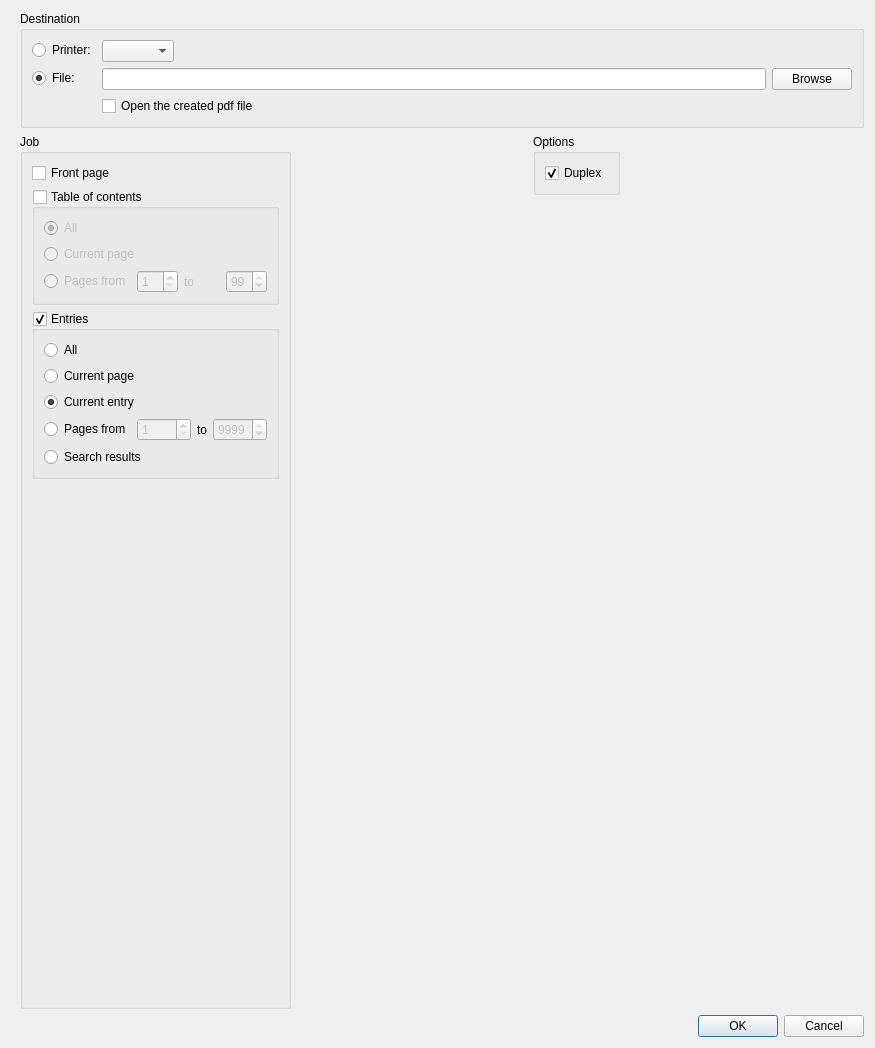
<?xml version="1.0" encoding="UTF-8"?>
<ui version="4.0">
 <class>printDialog</class>
 <widget class="QDialog" name="printDialog">
  <property name="geometry">
   <rect>
    <x>0</x>
    <y>0</y>
    <width>875</width>
    <height>1048</height>
   </rect>
  </property>
  <property name="windowTitle">
   <string>Print notebook</string>
  </property>
  <layout class="QVBoxLayout" name="verticalLayout_7">
   <item>
    <widget class="QWidget" name="widget_4" native="true">
     <layout class="QHBoxLayout" name="horizontalLayout_5">
      <property name="spacing">
       <number>20</number>
      </property>
      <property name="topMargin">
       <number>0</number>
      </property>
      <property name="rightMargin">
       <number>0</number>
      </property>
      <property name="bottomMargin">
       <number>0</number>
      </property>
      <item>
       <widget class="QGroupBox" name="groupBox">
        <property name="title">
         <string>Destination</string>
        </property>
        <layout class="QFormLayout" name="formLayout">
         <property name="sizeConstraint">
          <enum>QLayout::SetDefaultConstraint</enum>
         </property>
         <property name="fieldGrowthPolicy">
          <enum>QFormLayout::AllNonFixedFieldsGrow</enum>
         </property>
         <item row="0" column="1">
          <widget class="QWidget" name="widget_3" native="true">
           <layout class="QHBoxLayout" name="horizontalLayout_3">
            <property name="leftMargin">
             <number>0</number>
            </property>
            <property name="topMargin">
             <number>0</number>
            </property>
            <property name="rightMargin">
             <number>0</number>
            </property>
            <property name="bottomMargin">
             <number>0</number>
            </property>
            <item>
             <widget class="QWidget" name="widget" native="true">
              <layout class="QHBoxLayout" name="horizontalLayout">
               <property name="leftMargin">
                <number>0</number>
               </property>
               <property name="topMargin">
                <number>0</number>
               </property>
               <property name="rightMargin">
                <number>0</number>
               </property>
               <property name="bottomMargin">
                <number>0</number>
               </property>
               <item>
                <widget class="QComboBox" name="pPrinterName"/>
               </item>
               <item>
                <spacer name="horizontalSpacer_3">
                 <property name="orientation">
                  <enum>Qt::Horizontal</enum>
                 </property>
                 <property name="sizeHint" stdset="0">
                  <size>
                   <width>40</width>
                   <height>20</height>
                  </size>
                 </property>
                </spacer>
               </item>
              </layout>
             </widget>
            </item>
           </layout>
          </widget>
         </item>
         <item row="1" column="1">
          <widget class="QWidget" name="widget_2" native="true">
           <layout class="QHBoxLayout" name="horizontalLayout_2">
            <property name="leftMargin">
             <number>0</number>
            </property>
            <property name="topMargin">
             <number>0</number>
            </property>
            <property name="rightMargin">
             <number>0</number>
            </property>
            <property name="bottomMargin">
             <number>0</number>
            </property>
            <item>
             <widget class="QLineEdit" name="pFileName"/>
            </item>
            <item>
             <widget class="QPushButton" name="pBrowse">
              <property name="sizePolicy">
               <sizepolicy hsizetype="Preferred" vsizetype="Preferred">
                <horstretch>0</horstretch>
                <verstretch>0</verstretch>
               </sizepolicy>
              </property>
              <property name="maximumSize">
               <size>
                <width>16777215</width>
                <height>16777215</height>
               </size>
              </property>
              <property name="text">
               <string>Browse</string>
              </property>
             </widget>
            </item>
           </layout>
          </widget>
         </item>
         <item row="0" column="0">
          <widget class="QRadioButton" name="pPrinter">
           <property name="text">
            <string>Printer:</string>
           </property>
          </widget>
         </item>
         <item row="1" column="0">
          <widget class="QRadioButton" name="pFile">
           <property name="text">
            <string>File:</string>
           </property>
           <property name="checked">
            <bool>true</bool>
           </property>
          </widget>
         </item>
         <item row="2" column="1">
          <widget class="QCheckBox" name="pOpenPDF">
           <property name="text">
            <string>Open the created pdf file</string>
           </property>
           <property name="checked">
            <bool>false</bool>
           </property>
          </widget>
         </item>
        </layout>
       </widget>
      </item>
     </layout>
    </widget>
   </item>
   <item>
    <widget class="QWidget" name="widget_6" native="true">
     <layout class="QHBoxLayout" name="horizontalLayout_6">
      <property name="topMargin">
       <number>0</number>
      </property>
      <property name="rightMargin">
       <number>0</number>
      </property>
      <property name="bottomMargin">
       <number>0</number>
      </property>
      <item>
       <widget class="QGroupBox" name="groupBox_2">
        <property name="title">
         <string>Job</string>
        </property>
        <layout class="QVBoxLayout" name="verticalLayout">
         <property name="bottomMargin">
          <number>0</number>
         </property>
         <item>
          <widget class="QCheckBox" name="rFrontPage">
           <property name="font">
            <font>
             <weight>50</weight>
             <bold>false</bold>
            </font>
           </property>
           <property name="text">
            <string>Front page</string>
           </property>
          </widget>
         </item>
         <item>
          <widget class="QGroupBox" name="rTOC">
           <property name="title">
            <string>Table of contents</string>
           </property>
           <property name="flat">
            <bool>false</bool>
           </property>
           <property name="checkable">
            <bool>true</bool>
           </property>
           <property name="checked">
            <bool>false</bool>
           </property>
           <layout class="QVBoxLayout" name="verticalLayout_2">
            <item>
             <widget class="QRadioButton" name="rtAll">
              <property name="text">
               <string>All</string>
              </property>
              <property name="checked">
               <bool>true</bool>
              </property>
             </widget>
            </item>
            <item>
             <widget class="QRadioButton" name="rtCurrent">
              <property name="text">
               <string>Current page</string>
              </property>
             </widget>
            </item>
            <item>
             <layout class="QHBoxLayout" name="horizontalLayout_4">
              <item>
               <widget class="QRadioButton" name="rtRange">
                <property name="text">
                 <string>Pages from</string>
                </property>
               </widget>
              </item>
              <item>
               <widget class="QSpinBox" name="rtrFrom">
                <property name="enabled">
                 <bool>false</bool>
                </property>
                <property name="minimum">
                 <number>1</number>
                </property>
               </widget>
              </item>
              <item>
               <widget class="QLabel" name="label">
                <property name="text">
                 <string>to</string>
                </property>
               </widget>
              </item>
              <item>
               <widget class="QSpinBox" name="rtrTo">
                <property name="enabled">
                 <bool>false</bool>
                </property>
                <property name="minimum">
                 <number>1</number>
                </property>
                <property name="value">
                 <number>99</number>
                </property>
               </widget>
              </item>
             </layout>
            </item>
           </layout>
          </widget>
         </item>
         <item>
          <widget class="QGroupBox" name="rEntries">
           <property name="title">
            <string>Entries</string>
           </property>
           <property name="checkable">
            <bool>true</bool>
           </property>
           <layout class="QVBoxLayout" name="verticalLayout_3">
            <property name="leftMargin">
             <number>9</number>
            </property>
            <item>
             <widget class="QRadioButton" name="reAll">
              <property name="text">
               <string>All</string>
              </property>
             </widget>
            </item>
            <item>
             <widget class="QRadioButton" name="reCurrentPage">
              <property name="text">
               <string>Current page</string>
              </property>
             </widget>
            </item>
            <item>
             <widget class="QRadioButton" name="reCurrentEntry">
              <property name="text">
               <string>Current entry</string>
              </property>
              <property name="checked">
               <bool>true</bool>
              </property>
             </widget>
            </item>
            <item>
             <layout class="QHBoxLayout" name="horizontalLayout_7">
              <item>
               <widget class="QRadioButton" name="reRange">
                <property name="text">
                 <string>Pages from</string>
                </property>
               </widget>
              </item>
              <item>
               <widget class="QSpinBox" name="rerFrom">
                <property name="enabled">
                 <bool>false</bool>
                </property>
                <property name="minimum">
                 <number>1</number>
                </property>
                <property name="maximum">
                 <number>9999</number>
                </property>
                <property name="value">
                 <number>1</number>
                </property>
               </widget>
              </item>
              <item>
               <widget class="QLabel" name="label_2">
                <property name="text">
                 <string>to</string>
                </property>
               </widget>
              </item>
              <item>
               <widget class="QSpinBox" name="rerTo">
                <property name="enabled">
                 <bool>false</bool>
                </property>
                <property name="minimum">
                 <number>1</number>
                </property>
                <property name="maximum">
                 <number>9999</number>
                </property>
                <property name="value">
                 <number>9999</number>
                </property>
               </widget>
              </item>
             </layout>
            </item>
            <item>
             <widget class="QRadioButton" name="reSearchResults">
              <property name="text">
               <string>Search results</string>
              </property>
             </widget>
            </item>
           </layout>
          </widget>
         </item>
         <item>
          <spacer name="verticalSpacer">
           <property name="orientation">
            <enum>Qt::Vertical</enum>
           </property>
           <property name="sizeHint" stdset="0">
            <size>
             <width>20</width>
             <height>40</height>
            </size>
           </property>
          </spacer>
         </item>
        </layout>
       </widget>
      </item>
      <item>
       <spacer name="horizontalSpacer">
        <property name="orientation">
         <enum>Qt::Horizontal</enum>
        </property>
        <property name="sizeHint" stdset="0">
         <size>
          <width>40</width>
          <height>20</height>
         </size>
        </property>
       </spacer>
      </item>
      <item>
       <widget class="QWidget" name="widget_5" native="true">
        <layout class="QVBoxLayout" name="verticalLayout_6">
         <property name="leftMargin">
          <number>0</number>
         </property>
         <property name="topMargin">
          <number>0</number>
         </property>
         <property name="rightMargin">
          <number>9</number>
         </property>
         <property name="bottomMargin">
          <number>0</number>
         </property>
         <item>
          <widget class="QGroupBox" name="groupBox_3">
           <property name="title">
            <string>Options</string>
           </property>
           <layout class="QVBoxLayout" name="verticalLayout_4">
            <item>
             <widget class="QCheckBox" name="oDuplex">
              <property name="text">
               <string>Duplex</string>
              </property>
              <property name="checked">
               <bool>true</bool>
              </property>
             </widget>
            </item>
           </layout>
          </widget>
         </item>
         <item>
          <spacer name="verticalSpacer_3">
           <property name="orientation">
            <enum>Qt::Vertical</enum>
           </property>
           <property name="sizeHint" stdset="0">
            <size>
             <width>20</width>
             <height>40</height>
            </size>
           </property>
          </spacer>
         </item>
        </layout>
       </widget>
      </item>
      <item>
       <spacer name="horizontalSpacer_5">
        <property name="orientation">
         <enum>Qt::Horizontal</enum>
        </property>
        <property name="sizeHint" stdset="0">
         <size>
          <width>50</width>
          <height>20</height>
         </size>
        </property>
       </spacer>
      </item>
     </layout>
    </widget>
   </item>
   <item>
    <widget class="QDialogButtonBox" name="buttonBox">
     <property name="orientation">
      <enum>Qt::Horizontal</enum>
     </property>
     <property name="standardButtons">
      <set>QDialogButtonBox::Cancel|QDialogButtonBox::Ok</set>
     </property>
    </widget>
   </item>
  </layout>
 </widget>
 <resources/>
 <connections>
  <connection>
   <sender>buttonBox</sender>
   <signal>accepted()</signal>
   <receiver>printDialog</receiver>
   <slot>accept()</slot>
   <hints>
    <hint type="sourcelabel">
     <x>257</x>
     <y>797</y>
    </hint>
    <hint type="destinationlabel">
     <x>157</x>
     <y>274</y>
    </hint>
   </hints>
  </connection>
  <connection>
   <sender>buttonBox</sender>
   <signal>rejected()</signal>
   <receiver>printDialog</receiver>
   <slot>reject()</slot>
   <hints>
    <hint type="sourcelabel">
     <x>325</x>
     <y>797</y>
    </hint>
    <hint type="destinationlabel">
     <x>286</x>
     <y>274</y>
    </hint>
   </hints>
  </connection>
  <connection>
   <sender>pFile</sender>
   <signal>toggled(bool)</signal>
   <receiver>pOpenPDF</receiver>
   <slot>setEnabled(bool)</slot>
   <hints>
    <hint type="sourcelabel">
     <x>81</x>
     <y>100</y>
    </hint>
    <hint type="destinationlabel">
     <x>196</x>
     <y>149</y>
    </hint>
   </hints>
  </connection>
 </connections>
</ui>
